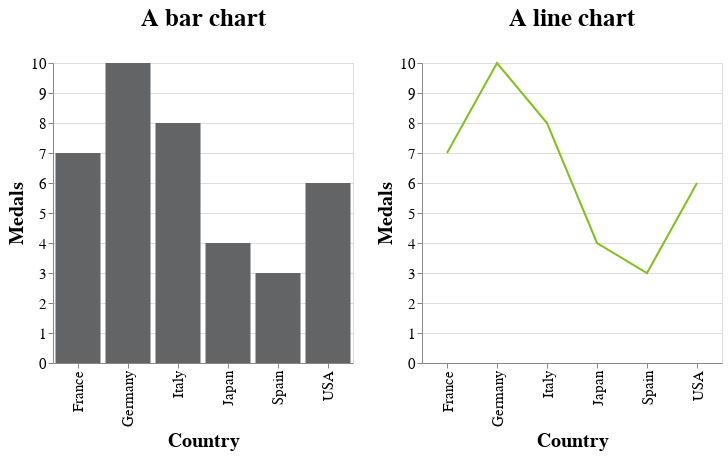

The notebook cell this image was saved under:
### Markdown cell above
## Horizontal Concatentation

### Code cell
configure_layout(alt.hconcat(chart1,chart2))

### Figure 1 — Vega-Lite specification as saved in the notebook (floating-point values rounded to 4 significant figures)
{"config": {"view": {"continuousWidth": 400, "continuousHeight": 300}, "axis": {"labelFontSize": 15, "titleFontSize": 20}, "legend": {"labelFontSize": 15, "titleFontSize": 20}, "title": {"fontSize": 25, "offset": 25}}, "hconcat": [{"mark": {"type": "bar", "color": "#636466"}, "encoding": {"x": {"field": "Country", "type": "nominal"}, "y": {"field": "Medals", "type": "quantitative"}}, "title": "A bar chart", "width": 300}, {"mark": {"type": "line", "color": "#80C11E"}, "encoding": {"x": {"field": "Country", "type": "nominal"}, "y": {"field": "Medals", "type": "quantitative"}}, "title": "A line chart", "width": 300}], "data": {"name": "data-679b3cb888c979e4923127b2d96de8f9"}, "$schema": "https://vega.github.io/schema/vega-lite/v4.17.0.json", "datasets": {"data-679b3cb888c979e4923127b2d96de8f9": [{"Country": "Japan", "Medals": 4, "Region": "Asia"}, {"Country": "USA", "Medals": 6, "Region": "Americas"}, {"Country": "Germany", "Medals": 10, "Region": "Europe"}, {"Country": "Spain", "Medals": 3, "Region": "Europe"}, {"Country": "France", "Medals": 7, "Region": "Europe"}, {"Country": "Italy", "Medals": 8, "Region": "Europe"}]}}
